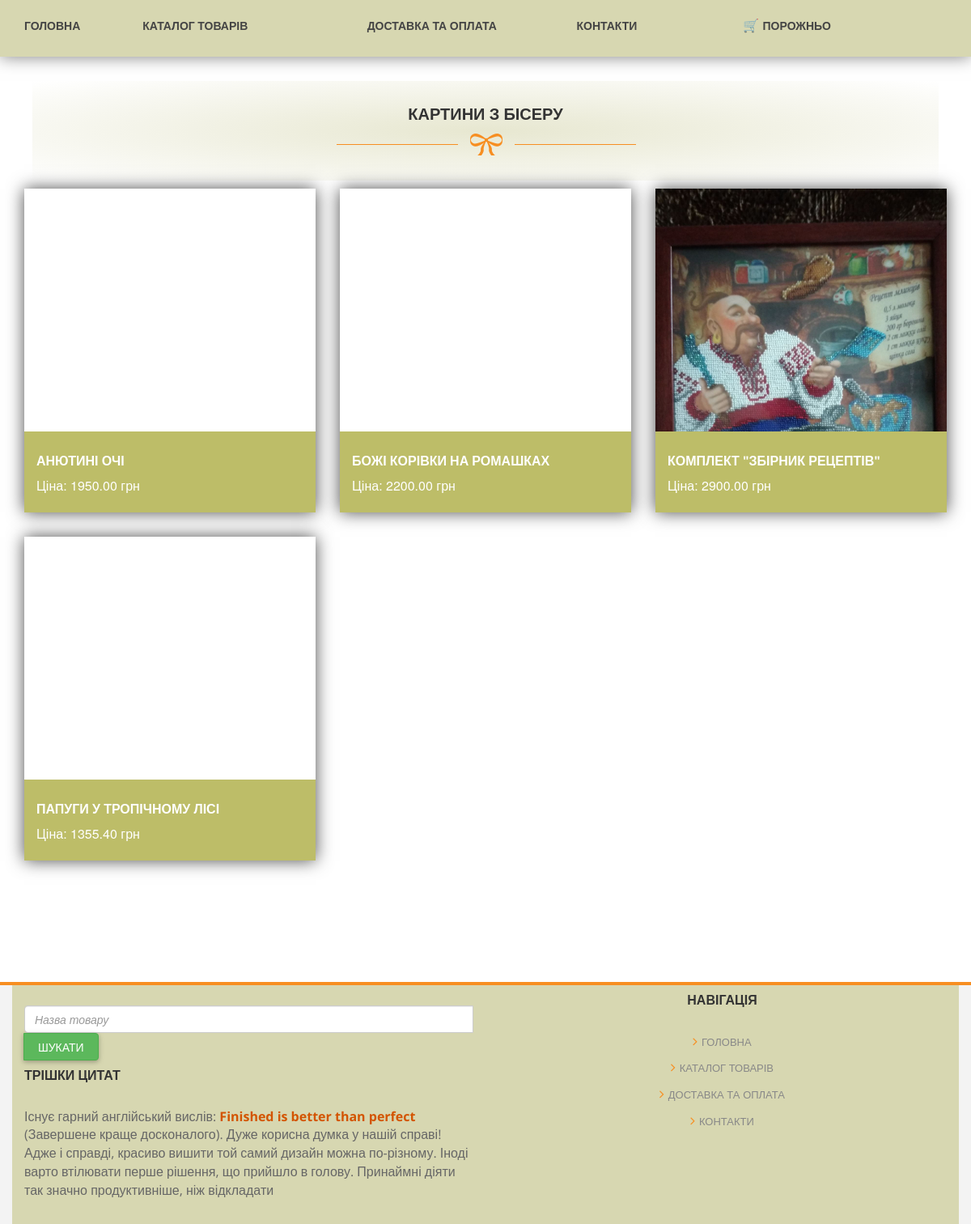
The page /products/1/ on the database its author committed.
### pages/models.py (models this page shows, shortened)
class Category(models.Model):
    title = models.CharField(max_length=150, db_index=True, verbose_name='Наименование категории')
    glavnoe_photo = models.ImageField(upload_to='photos/%Y/%m/%d/', verbose_name='Главное фото', blank=True)
    class Meta:
        verbose_name = 'Категория'
        verbose_name_plural = 'Категории'
        ordering = ['title']

class Pages(models.Model):
    podcherk = models.ImageField(upload_to='photos/%Y/%m/%d/', verbose_name='Картинка подчёркивания', blank=True)
    text = models.CharField(max_length=35000, verbose_name='Текст внизу' , null=True)
    title = models.CharField(max_length=150, verbose_name='Название страницы')
    description = models.CharField(max_length=150, verbose_name='Мета описание')
    keywords = models.CharField(max_length=150, verbose_name='Мета слова')
    fotertitle = models.CharField(max_length=350, verbose_name='Заголовок в футере')
    fotercontent = models.CharField(max_length=550, verbose_name='Слова в футере')
    logo = models.ImageField(upload_to='photos/%Y/%m/%d/', verbose_name='Логотип', blank=True)
    class Meta:
        verbose_name = 'Страница'
        verbose_name_plural = 'Страницы'

class Posts(models.Model):
    categoryid = models.CharField(max_length=6, verbose_name='Номер категории' , null=True)
    category = models.ForeignKey('Category', on_delete=models.CASCADE, null=True, verbose_name='Категория')
    title = models.CharField(max_length=150, verbose_name='Наименование')
    slug = models.SlugField(max_length=200, db_index=True,blank=True,allow_unicode=True)
    price = models.CharField(verbose_name='Цена',max_length=50)
    dopolnitelnie_xapakteristiki = models.CharField( verbose_name='Дополнительные характеристики',max_length=2550,null=True)
    polnoe_opisanie = models.CharField( verbose_name='Полное описание',max_length=10000)
    description = models.CharField(max_length=150, verbose_name='Мета описание',blank=True)
    keywords = models.CharField(max_length=150, verbose_name='Мета слова',blank=True)
    glavnoe_photo = models.ImageField(upload_to='photos/%Y/%m/%d/', verbose_name='Главное фото')
    photo_na_slider = models.ImageField(upload_to='photos/%Y/%m/%d/', verbose_name='Главное фото на слайдер',default=None,null=True)
    class Meta:
        verbose_name = 'Запись'
        verbose_name_plural = 'Записи'
        ordering = ['title']

### pages/views.py (the view)
# urls.py: path('products/<int:post_categoryid>/', products, name='products'),
def products(request , post_categoryid):
    cart = Cart(request)
    page = Pages.objects.get(pk=2)
    posts = Posts.objects.filter(categoryid=post_categoryid)
    category = Category.objects.filter(id=post_categoryid)
    return render(request, 'pages/products.html', {'page':page,'posts':posts ,'cart': cart,'category':category})

### cart/cart.py (called while the page is built)
    def __len__(self):
        return sum(item['quantity'] for item in self.cart.values())

### pages/templates/pages/products.html (shortened to what this page needs)
{% extends "main.html" %}
{% block content %}
            <div id="products-post">
                <div class="container">
                    <div class="row" id="Container">
                        {% for item in category %}
                                                <div class="col-md-12">
                            <div class="heading-section">
                                <h2>{{ item.title }}</h2>
                                <img src="{{ page.podcherk.url }}" alt="" >
                            </div>
                        </div>
                        {% endfor %}
{% if  posts %}
        {% for item in posts %}
                        <div class="col-md-4 col-sm-6">
                            <a href="\posts/{{ item.id }}">
                            <div class="blog-post">
                                <div class="blog-thumb">
                                    <img src="{{item.glavnoe_photo.url}}" alt="" />
                                </div>
                                <div class="blog-content">
                                    <div class="content-show">
                                        <h4><a href="\posts/{{ item.id }}">{{item.title}}</a></h4>
                                        <span>Ціна: {{item.price}} грн</span>
                                    </div>
                                </div>
                            </div>
</a>
                        </div>
        {% endfor %}
        {% endif %}
                    </div>
                </div>
            </div>
{% endblock %}

### templates/main.html (shortened to what this page needs)
{% load static %}
<!DOCTYPE html>
 <html class="no-js">
    <head>
        <link rel="stylesheet" href="{% static 'css/mdb.min.css' %}">
        <link rel="stylesheet" href="{% static 'css/bootstrap.css' %}">
        <link rel="stylesheet" href="{% static 'css/font-awesome.css' %}">
        <link rel="stylesheet" href="{% static 'css/templatemo_style.css' %}">
        <link rel="stylesheet" href="{% static 'css/templatemo_misc.css' %}">
        <link rel="stylesheet" href="{% static 'css/flexslider.css' %}">
        <link rel="stylesheet" href="{% static 'css/testimonails-slider.css' %}">
        <link rel="stylesheet" href="{% static 'css/style.css' %}">
    </head>
    <body>
                <div id="main-header" class="main-header">
                    <div class="container m">
                                <div class="main-menu v">
                                    <div class="container">
                                    <div class="row">
                                    <div class="col-sm-1"><div class=""></div><a href="\" class="a">Головна</a></div>
                                    <div class="col-sm-3"><div class=""></div><a href="\category" class="a">Каталог товарів</a></div>
                                    <div class="col-sm-3"><div class=""></div><a href="\dostavka" class="a">Доставка та оплата</a></div>
                                    <div class="col-sm-1"><div class=""></div><a href="\contacts" class="a">Контакти</a></div>
                                        <div class="cart col-sm-4">
    {% with total_items=cart|length %}
        {% if cart|length > 0 %}
            🛒
            <a href="{% url 'cart:cart_detail' %}" class="a">
                {{ total_items }} шт.
                {{ cart.get_total_price }} грн.
            </a>
        {% else %}
            🛒 <a href="" class="a">Порожньо</a>
        {% endif %}
    {% endwith %}
</div>
                                    </div>
                                    </div>
                                </div>
                        </div>
                    </div>
{% block content %}
{% endblock %}
      <footer>
                <div class="container main-header">
                    <div class="main-footer">
                        <div class="row">
                            <div class="col-md-6">
                              <div class="col-sm">
        <form class=" input-group" action="{% url 'pages:category' %}">
        <input
          type="search"
          placeholder="Назва товару"
          class="col-md-8 form-control "
          aria-label="Search"
          name="search"
        />
        <button
          class="btn btn-success col-md-2"
          type="submit"
          data-mdb-ripple-color="dark"
        >
          Шукати
        </button></form></div>
                                <div class="about">
                                    <h4 class="footer-title">{{page.fotertitle}}</h4>
                                    <p>{% autoescape off %}{{page.fotercontent}}{% endautoescape %}</p>
                                </div>
                            </div>
                            <div class="col-md-6">
                                <div class="shop-list tac">
                                    <h4 class="footer-title">Навігація</h4>
                                    <ul>
                                        <li><a href="\"><i class="fa fa-angle-right"></i>Головна</a></li>
                                        <li><a href="\category"><i class="fa fa-angle-right"></i>Каталог товарів</a></li>
                                        <li><a href="\dostavka"><i class="fa fa-angle-right"></i>Доставка та оплата</a></li>
                                        <li><a href="\contacts"><i class="fa fa-angle-right"></i>Контакти</a></li>
                                    </ul>
                                </div>
                            </div>
                        </div>
                    </div>
                </div>
            </footer>
    </body>
</html>

### Roket/static/css/templatemo_style.css (style rules this page uses)
a { text-decoration: none; color: #f78e21; }
p { font-family: 'Open Sans', sans-serif; font-size: 13px; color: #666; }
.heading-section { text-align: center; padding: 100px 0 80px 0; }
.heading-section h2 { font-family: 'Open Sans', sans-serif; font-size: 20px; color: #333; font-weight: 700; text-transform: uppercase; }
*, *:before, *:after { -moz-box-sizing: border-box; -webkit-box-sizing: border-box; box-sizing: border-box; }
.main-menu a { font-family: 'Open Sans', sans-serif; font-weight: 700; font-size: 14px; color: #444; text-transform: uppercase; margin-right: 35px; }
#Container { margin-top: 80px; }
input, textarea { padding: 10px; border: 1px solid #e2e2e2; width: 100%; margin-top: 25px; font-size: 13px; font-style: italic; font-weight: 300; color: #aaa; outline: none; }
.blog-post { position: relative; margin-bottom: 30px; }
.blog-thumb { overflow: hidden; position: relative; }
.blog-thumb img { width: 100%; }
.blog-content { position: absolute; bottom: 0; left: 0; width: 100%; background-color: rgba(0,0,0,0.7); color: #fff; padding: 15px; }
.content-show a { font-family: 'Open Sans', sans-serif; font-size: 16px; font-weight: 700; color: #fff; text-transform: uppercase; }
.content-show span { color: #f78e21; }
footer { background-color: #f3f3f3; border-top: 4px solid #f78e21; margin-top: 120px; }
.footer-title { font-family: 'Open Sans', sans-serif; font-size: 16px; font-weight: 700; color: #333; text-transform: uppercase; padding-bottom: 20px; }
.shop-list ul { margin: 0; padding: 0; }
.shop-list li { list-style: none; margin: 10px 0; }
.shop-list i { font-size: 16px; margin-right: 5px; color: #f78e21; }
.shop-list a { text-transform: uppercase; color: #888; font-size: 13px; }
@media screen and (min-width: 995px) { body { overflow-x: hidden; } }

### Roket/static/css/style.css (style rules this page uses)
body { padding-top: 90px; font-size: 16px!important; text-align: left; }
p { font-size: 16px; }
.main-header { background: #D7D7B1!important; }
.tac { text-align: center; }
.blog-content { background-color: rgba(189,189,104,1); }
.heading-section { margin: 10px; background: radial-gradient(rgba(215,215,177,0.6),rgba(0,0,0,0)); }
.blog-content { position: inherit; }
.main-footer { padding-bottom: 20px; }
.m { text-align: center; padding-top: 20px; position: fixed; top: 0px; left: 0px; z-index: 20; background: #D7D7B1!important; width: 100%; box-shadow: 0 0 20px rgba(0,0,0,0.5); }
.blog-content { height: 100px; }
.v { min-height: 50px; vertical-align: center; }
#Container { margin-top: 0px; }
.blog-post { box-shadow: 0 0 20px rgba(0,0,0,0.7); }
.content-show span { color: #fff; }
.heading-section { padding: 10px 0 30px 0; }
.blog-thumb { max-height: 300px; }
.blog-thumb img { min-height: 300px; }

### rows shown on the page
Category: title "КАРТИНИ З БІСЕРУ", podcherk (picture)
Posts: title "АНЮТИНІ ОЧІ", price "1950.00"
Posts: title "БОЖІ КОРІВКИ НА РОМАШКАХ", price "2200.00"
Posts: glavnoe_photo (picture), title "КОМПЛЕКТ \"ЗБІРНИК РЕЦЕПТІВ\"", price "2900.00"
Posts: title "ПАПУГИ У ТРОПІЧНОМУ ЛІСІ", price "1355.40"
Pages: fotertitle "ТРІШКИ ЦИТАТ", fotercontent "Існує гарний англійський вислів: Finished is better than perfect (Завершене краще досконалого). Дуже корисна думка у нашій справі! Адже і справді, красиво вишити той самий дизайн можна по-різному. Іноді варто втілювати перше рішення, що прийшло в голову. Принаймні діяти так значно продуктивніше, ніж відкладати"
